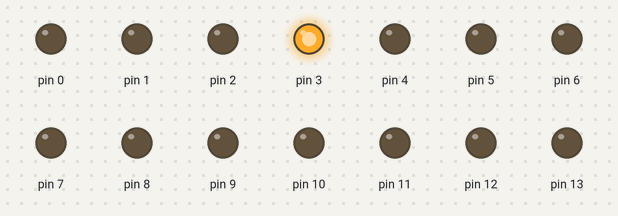
The sketch below on a simulated Arduino Uno, built with avr-gcc and run on an emulated ATmega328P. Shown: output pins drawn as LEDs (lit = HIGH).

Above: at 0.05 s.
At 4.95 s:
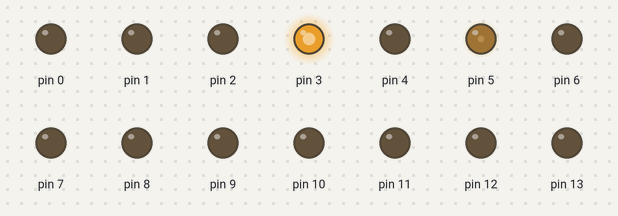
At 9.95 s:
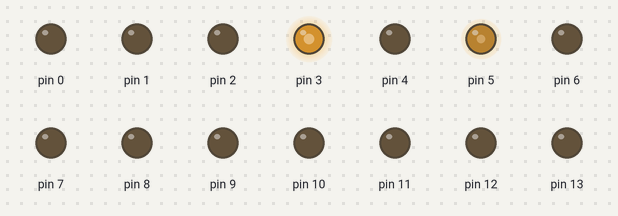
At 19.95 s:
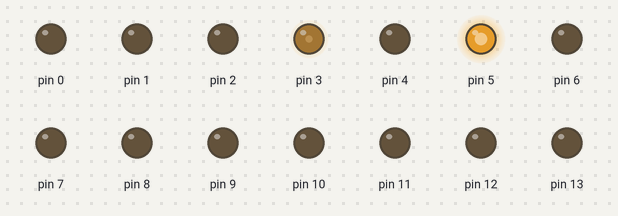
At 29.85 s:
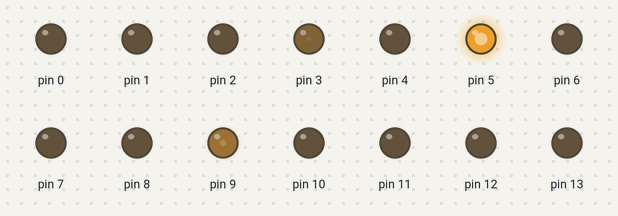
At 39.85 s:
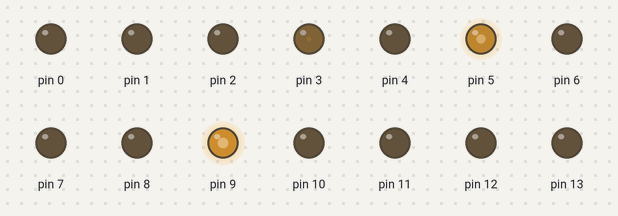
Timing chart, 0 to 40.0 s (numbered marks = the images above):
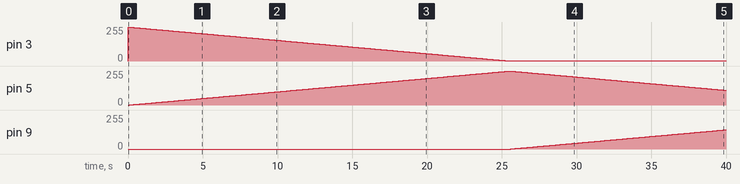

Measured:
- by itself, pin 3: 0/255 → 255/255 at 0.00 s, → 254/255 0.10 s later, → 253/255 0.10 s later, → 252/255 0.10 s later, … (255 changes in this stretch)
- by itself, pin 5: rises from 0/255 to 255/255 in 25.4 s, then falls to 111/255 in 14.4 s
- by itself, pin 9: moves from 0/255 to 144/255 over 14.3 s

The sketch:

RGBLed.ino
```cpp
int dTime  =100;
int state = 1;

void setup()
{
  for(int ii = 0; ii<14; ii++)
  {
    pinMode(ii,OUTPUT);
  }

}

void loop()
{

switch (state){
  default:
    trans(3,5);
    state = 2;
    break;

  case 1://transition from red to green
    trans(3,5);
    state = 2;
    break;

  case 2:
   trans(5,9);
   state = 3;
   break;

  case  3:
  trans(9,3);
   state = 1;
    break;

}
}

void trans(int pin1, int pin2){
   for (int ii = 0; ii < 255; ii++){
    analogWrite(pin1,255-ii);
    analogWrite(pin2,ii);
    delay(dTime);
   }
}
```
